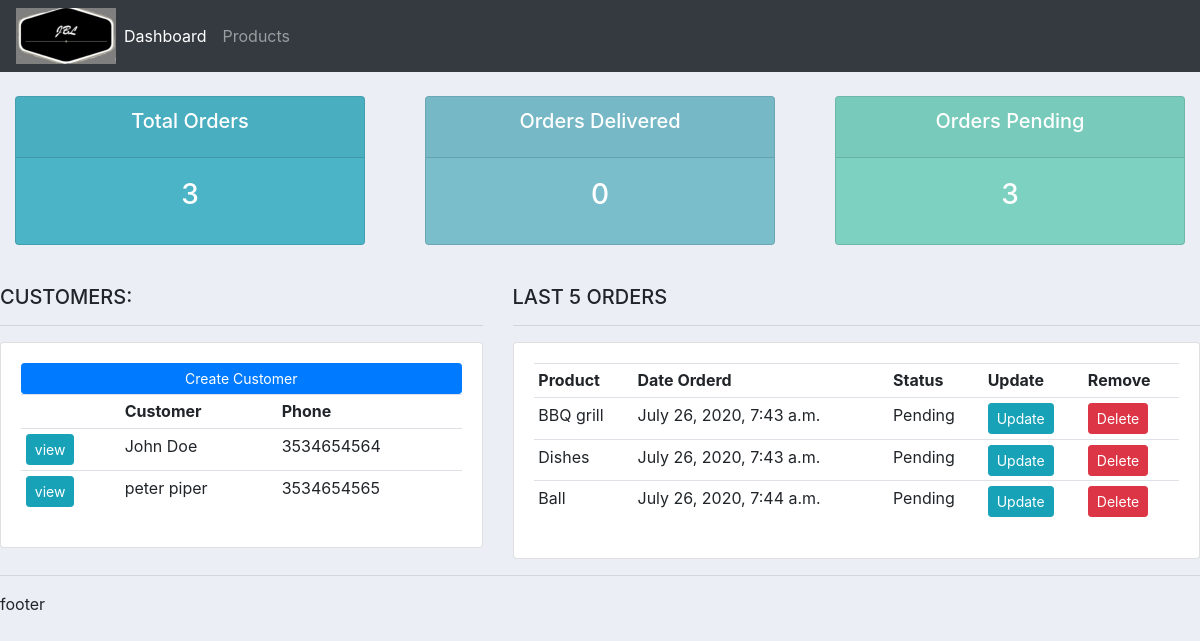
The app's page /, older data.
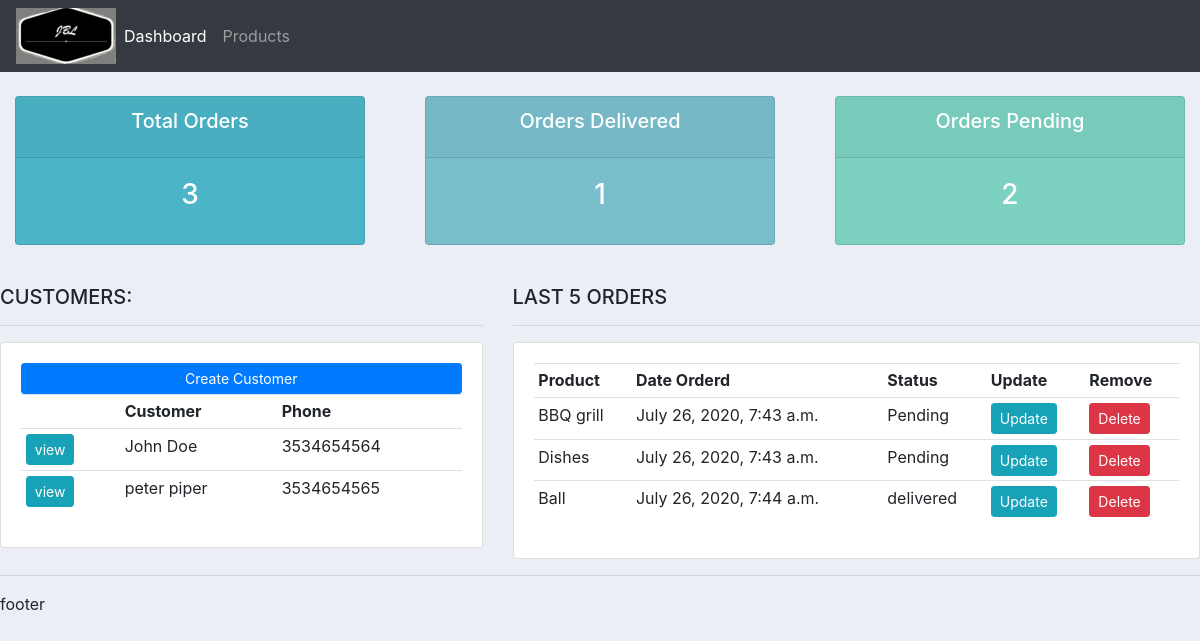
The same page, newer data.
### accounts/models.py (models this page shows, shortened)
class Order(models.Model):
    STATUS = (
        ('Pending','Pending'),
        ('Out for delivery','Out for delivery'),
        ('delivered','delivered'),
    )
    product =models.ForeignKey(Products,null = True,on_delete=models.SET_NULL)
    customer =models.ForeignKey(Customer,null = True,on_delete=models.SET_NULL)
    status = models.CharField(max_length = 200,null = True,choices = STATUS)
    date_created = models.DateTimeField(auto_now_add=True,null = True)

class Products(models.Model):
    CATEGORY = (
        ('Outdoor','Outdoor'),
        ('Indoor','Indoor')
    )
    name =models.CharField(max_length=250,null = True)
    price = models.FloatField(null = True)
    description =models.CharField(max_length=250,null = True,blank = True)
    category =models.CharField(max_length=250,null = True,choices = CATEGORY)
    date_created =models.DateTimeField(auto_now_add=True,null = True)
    tag =models.ManyToManyField(Tag)
    def __str__(self):
        return self.name

### accounts/views.py (the view)
# urls.py: path('', views.home,name = 'home'),
def home(request):
    customers = Customer.objects.all()
    orders = Order.objects.all()
    total_customers = customers.count()
    total_orders = orders.count()
    delivered = orders.filter(status = 'delivered').count()
    pending = orders.filter(status = 'Pending').count()
    context = {'customers':customers,'orders':orders,'total_orders':total_orders,'delivered':delivered,'pending':pending}
    return render(request,'accounts/dashboard.html',context)

### accounts/templates/Accounts/dashboard.html
{% extends './main.html' %}
{% block content %}
{% include './status.html' %}
<br>
<div class="row">
	<div class="col-md-5">
		<h5>CUSTOMERS:</h5>
		<hr>
		<div class="card card-body">
			<a class="btn btn-primary  btn-sm btn-block" href="">Create Customer</a>
			<table class="table table-sm">
				<tr>
					<th></th>
					<th>Customer</th>
					<th>Phone</th>
				</tr>
				{% for customer in customers %}
				<tr>
					<td><a class = "btn btn-sm btn-info" href = "{% url 'customer' customer.id %} ">view</a></td>
					<td>{{ customer.name }} </td>
					<td>{{ customer.phone }} </td>
				</tr>
				{% endfor %}
			</table>
		</div>
	</div>
	<div class="col-md-7">
		<h5>LAST 5 ORDERS</h5>
		<hr>
		<div class="card card-body">
			<table class="table table-sm">
				<tr>
					<th>Product</th>
					<th>Date Orderd</th>
					<th>Status</th>
					<th>Update</th>
					<th>Remove</th>
				</tr>
				{% for order in orders %}
				<tr>
					<td>{{ order.product }} </td>
					<td>{{ order.date_created }} </td>
					<td> {{ order.status }}</td>
					<td><a href="{% url 'update_order' order.id %}" class = "btn btn-sm btn-info">Update</a></td>
					<td><a href = "{% url 'delete_order' order.id %}" class = "btn btn-sm btn-danger">Delete</a></td>
				</tr>
				{% endfor %}
			</table>
		</div>
	</div>
</div>
{% endblock %}

Row changes from the older to the newer data that the page shows:
changed Order "Ball": status "Pending" → "delivered"
Text that changed along with them:
{{ delivered }}: "0" → "1"
{{ pending }}: "3" → "2"
